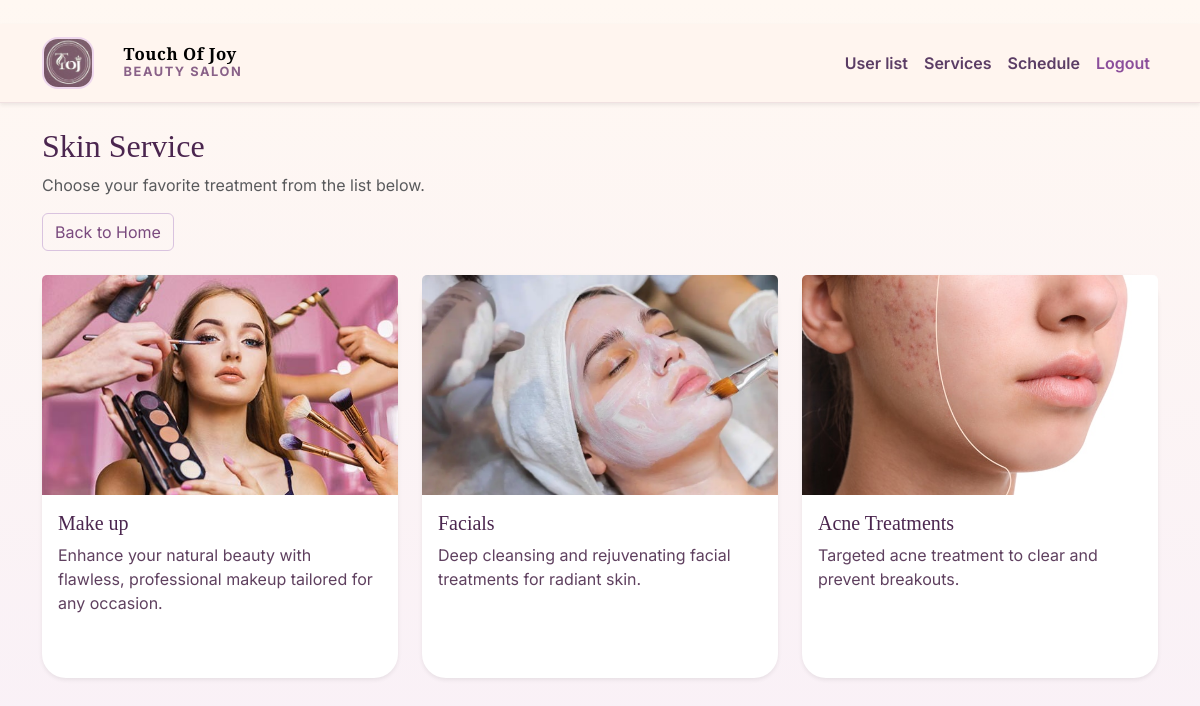
The app's page /services/skin (signed in) with its own data.
### tables this page shows
CREATE TABLE services (
	id INTEGER NOT NULL, 
	name VARCHAR(140) NOT NULL, 
	category VARCHAR(40) NOT NULL, 
	price VARCHAR(40) NOT NULL, 
	description TEXT NOT NULL, 
	photo VARCHAR(255), 
	PRIMARY KEY (id)
);

### routes/main_routes.py (the view)
@main_bp.route('/services/<category>')
def services(category):
    if not session.get('user_id'):
        return redirect(url_for('auth.login'))
    category = category.lower()
    allowed = {
        'hair': 'Hair Service',
        'skin': 'Skin Service',
        'bridal': 'Bridal Makeup',
        'grooming': 'Grooming Services'
    }
    if category not in allowed:
        return redirect(url_for('main.home'))
    services = Service.query.filter_by(category=category).all()
    return render_template('services.html', services=services, category_label=allowed[category])

### templates/services.html
﻿{% extends 'base.html' %}
{% block content %}
<div class="mb-4">
  <h2>{{ category_label }}</h2>
  <p class="text-muted">Choose your favorite treatment from the list below.</p>
  <a href="{{ url_for('main.home') }}" class="btn btn-outline-secondary">Back to Home</a>
</div>
<div class="row gy-4">
  {% if services %}
    {% for service in services %}
      <div class="col-md-6 col-lg-4">
        <div class="card h-100 shadow-sm service-card">
          {% if service.photo %}
            <img src="{{ url_for('main.uploaded_file', filename=service.photo) }}" class="card-img-top" alt="{{ service.name }}">
          {% else %}
            <img src="https://via.placeholder.com/800x500?text={{ category_label | replace(' ', '+') }}" class="card-img-top" alt="{{ service.name }}">
          {% endif %}
          <div class="card-body">
            <h5 class="card-title">{{ service.name }}</h5>
            <p class="card-text">{{ service.description }}</p>
          </div>
        </div>
      </div>
    {% endfor %}
  {% else %}
    <div class="col-12">
      <div class="alert alert-info">No services found in this category yet.</div>
    </div>
  {% endif %}
</div>
{% endblock %}

### static/css/style.css (style rules this page uses)
.theme-bg { background: linear-gradient(180deg, #fff8f2 0%, #f8eff8 100%); }
.card, .login-card, .admin-card { border: none; border-radius: 24px; background: #fff; }
.card-title, h1, h2, h3, h4, h5 { font-family: 'Playfair Display', serif; color: #4b264f; }
p, .form-label, .table, .list-group-item, .card-text, .alert { color: #5f405f; }
.btn-outline-secondary { color: #7a4a7e; border-color: #d9c3df; }
.card { box-shadow: 0 14px 40px rgba(119, 73, 119, 0.08); }
.card .card-body { min-height: 100%; }
.card-img-top { width: 100%; aspect-ratio: 4 / 3; object-fit: cover; min-height: 220px; }
.service-card { display: flex; flex-direction: column; }
.service-card .card-body { display: flex; flex-direction: column; flex-grow: 1; }

### records on screen
services: shows a picture, name "Make up", description "Enhance your natural beauty with flawless, professional makeup tailored for any occasion."
services: shows a picture, name "Facials", description "Deep cleansing and rejuvenating facial treatments for radiant skin."
services: shows a picture, name "Acne Treatments", description "Targeted acne treatment to clear and prevent breakouts."

### other values on screen
{{ category_label }} "Skin Service"
